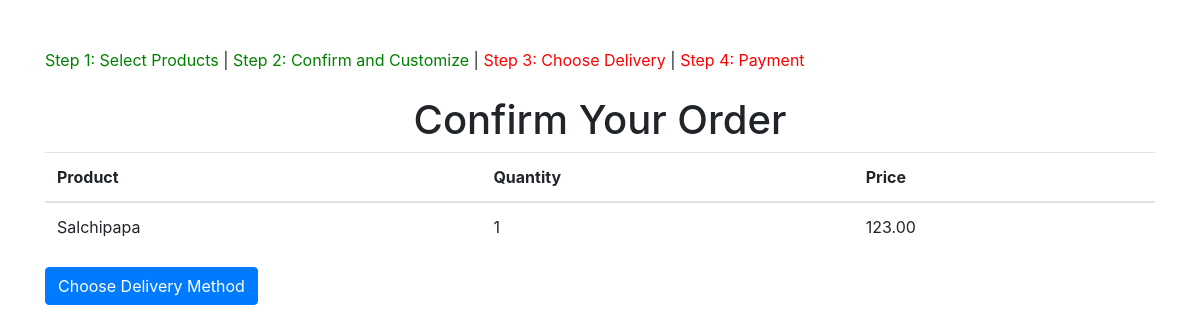
Before: /confirm_order/ (signed in) with the older database file.
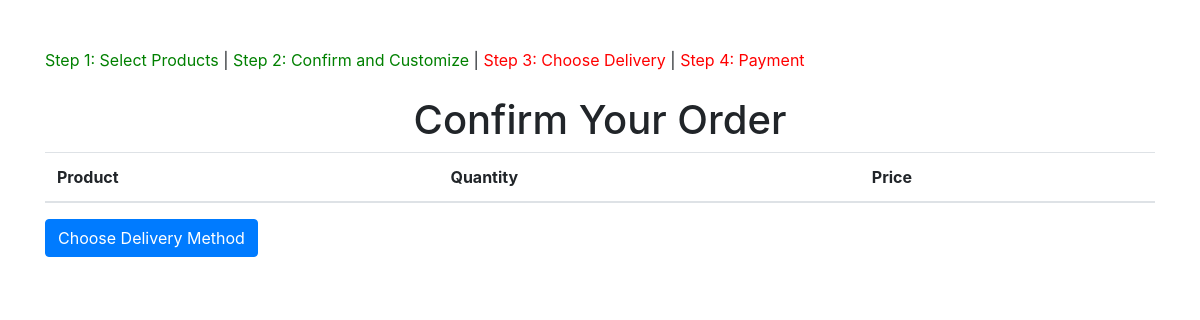
After: the same page with the newer database file.
### core/models.py (models this page shows, shortened)
class CartItem(models.Model):
    cart = models.ForeignKey(Cart, related_name='items', on_delete=models.CASCADE)
    product = models.ForeignKey(Product, on_delete=models.CASCADE)
    quantity = models.PositiveIntegerField(default=1)  # Asegúrate de que haya un valor por defecto

class Product(models.Model):
    code = models.CharField(max_length=100, unique=True)
    name = models.CharField(max_length=200)
    description = models.TextField()
    price = models.DecimalField(max_digits=10, decimal_places=2)
    category = models.ForeignKey(Category, on_delete=models.CASCADE)

### core/views.py (the view, shortened to what this page needs)
# urls.py: path('confirm_order/', views.ConfirmOrderView.as_view(), name='confirm_order'),
class ConfirmOrderView(LoginRequiredMixin, View):
    def get(self, request):
        cart, created = Cart.objects.get_or_create(customer=request.user.customer)
        return render(request, 'core/confirm_order.html', {'cart': cart, 'step': 2})

### core/templates/core/confirm_order.html (shortened to what this page needs)
{% extends 'core/base.html' %}
{% block step_indicators %}
<div class="step-indicators mb-4">
    <span class="step-complete">Step 1: Select Products</span> |
    <span class="step-complete">Step 2: Confirm and Customize</span> |
    <span class="step-incomplete">Step 3: Choose Delivery</span> |
    <span class="step-incomplete">Step 4: Payment</span>
</div>
{% endblock %}
{% block content %}
<h1 class="text-center">Confirm Your Order</h1>
<table class="table">
    <thead>
        <tr>
            <th>Product</th>
            <th>Quantity</th>
            <th>Price</th>
        </tr>
    </thead>
    <tbody>
        {% for item in cart.items.all %}
        <tr>
            <td>{{ item.product.name }}</td>
            <td>{{ item.quantity }}</td>
            <td>{{ item.product.price }}</td>
        </tr>
        {% endfor %}
    </tbody>
</table>
<a href="{% url 'choose_delivery' %}" class="btn btn-primary">Choose Delivery Method</a>
{% endblock %}

Changed rows visible on the page:
removed CartItem: product.name "Salchipapa", quantity "1", product.price "123.00"
